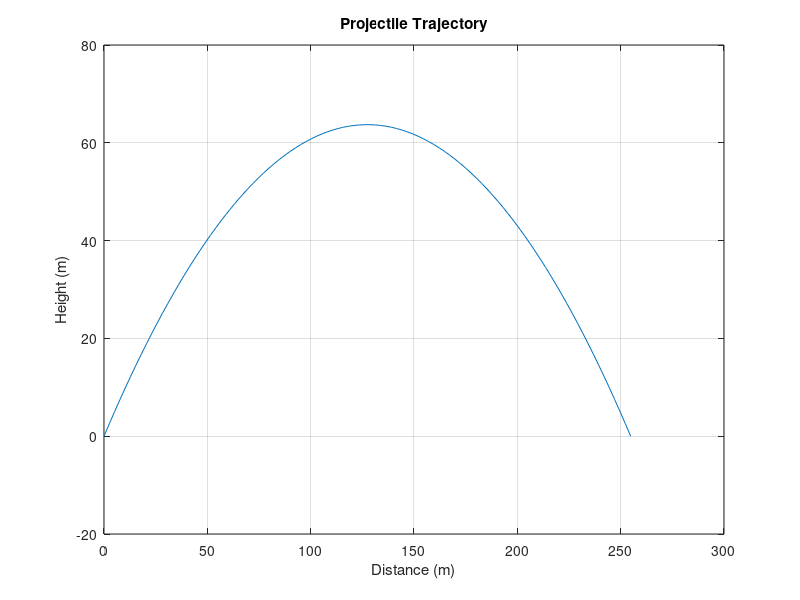

Reproduce this figure in MATLAB.
v0 = 50; 
theta = 45; 
g = 9.81; 

theta_rad = deg2rad(theta);
t_flight = (2 * v0 * sin(theta_rad)) / g;
t = linspace(0, t_flight, 100);
x = v0 * cos(theta_rad) * t;
y = v0 * sin(theta_rad) * t - (0.5 * g * t.^2);

figure;
plot(x, y);
xlabel('Distance (m)');
ylabel('Height (m)');
title('Projectile Trajectory');
grid on;

range = x(end);
max_height = max(y);
disp(['Range: ', num2str(range), ' m']);
disp(['Maximum Height: ', num2str(max_height), ' m']);
